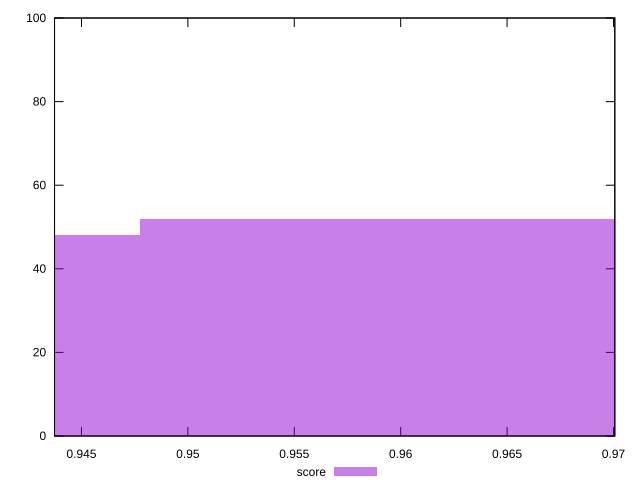

Reproduce this figure in gnuplot.
reset

$score <<EOF
0.9336282339049353 48
0.9619199985687212 52
EOF

set key outside below
set boxwidth 0.02829176466378592
set xrange [0.943734639643558:0.9700626996635401]
set yrange [0:100]
set trange [0:100]
set style fill transparent solid 0.5 noborder
set terminal svg size 640, 490 enhanced background rgb 'white'
set output "report_00008_2021-01-22T20:58:29.167/first-meaningful-paint/samples/pages+cached+noadtech/score/histogram.svg"

plot $score title "score" with boxes

reset
